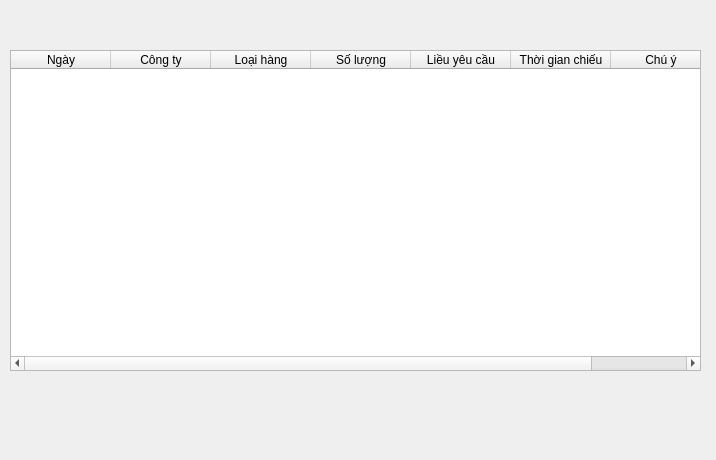
<?xml version="1.0" encoding="UTF-8"?>
<ui version="4.0">
 <class>table_data</class>
 <widget class="QWidget" name="table_data">
  <property name="geometry">
   <rect>
    <x>0</x>
    <y>0</y>
    <width>716</width>
    <height>460</height>
   </rect>
  </property>
  <property name="windowTitle">
   <string>Form</string>
  </property>
  <widget class="QTableWidget" name="tableWidget">
   <property name="geometry">
    <rect>
     <x>10</x>
     <y>50</y>
     <width>691</width>
     <height>321</height>
    </rect>
   </property>
   <column>
    <property name="text">
     <string>Ngày</string>
    </property>
   </column>
   <column>
    <property name="text">
     <string>Công ty</string>
    </property>
   </column>
   <column>
    <property name="text">
     <string>Loại hàng</string>
    </property>
   </column>
   <column>
    <property name="text">
     <string>Số lượng</string>
    </property>
   </column>
   <column>
    <property name="text">
     <string>Liều yêu cầu</string>
    </property>
   </column>
   <column>
    <property name="text">
     <string>Thời gian chiếu</string>
    </property>
   </column>
   <column>
    <property name="text">
     <string>Chú ý</string>
    </property>
   </column>
  </widget>
 </widget>
 <resources/>
 <connections/>
</ui>
